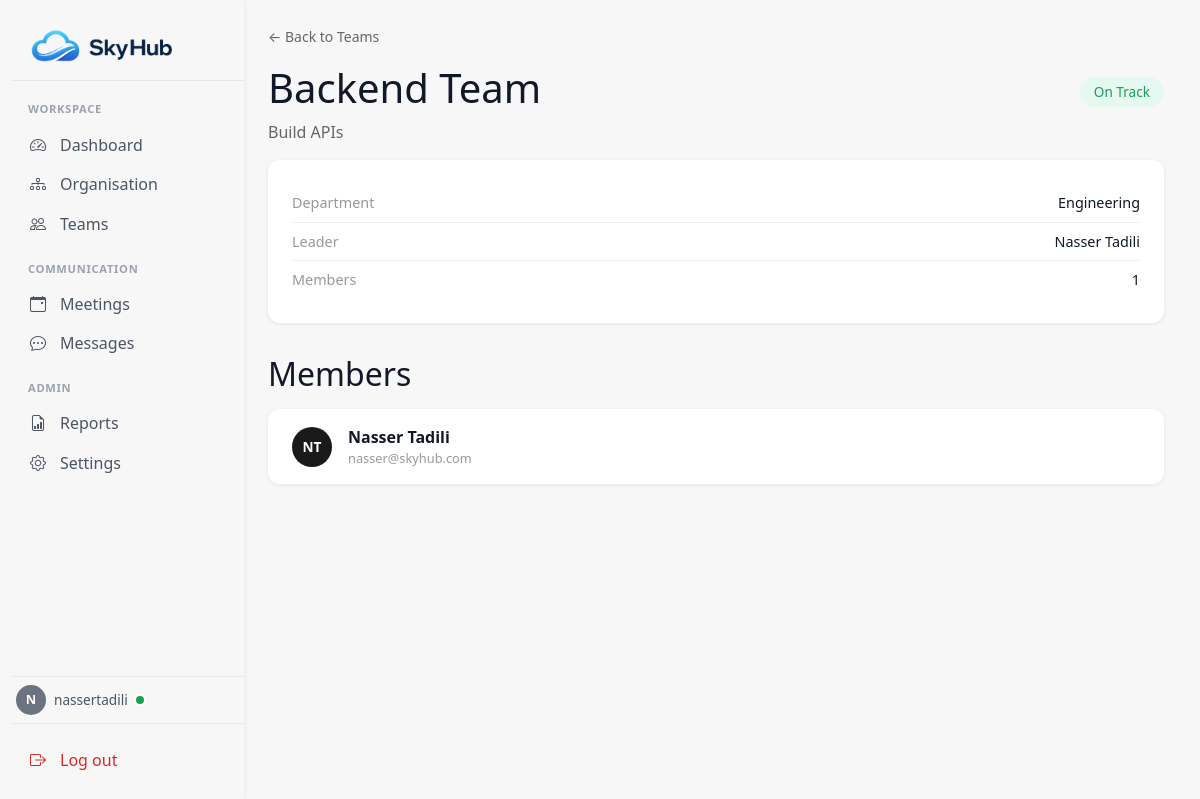
Page /teams/1/ (signed in) on the earlier database version.
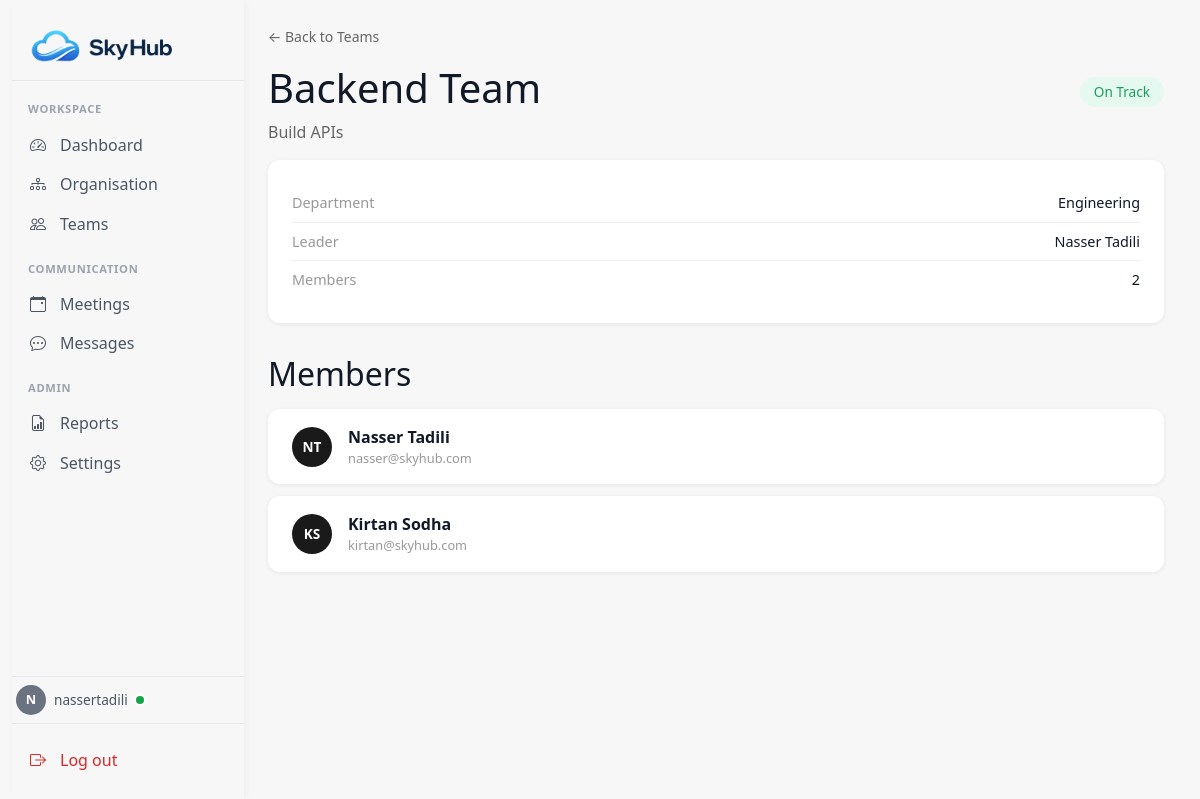
Same page on the later database version.
### main/models.py (models this page shows, shortened)
class Team(models.Model):
  STATUS_CHOICES = [
    ('on_track', 'On Track'),
    ('at_risk', 'At Risk'),
    ('blocked', 'Blocked')
  ]
  team_name = models.CharField(max_length=50)
  mission = models.CharField(max_length=200)
  department_name = models.ForeignKey(Department, on_delete=models.CASCADE, null=True)
  team_leader = models.ForeignKey(User, on_delete=models.SET_NULL, null=True, blank=True)
  status = models.CharField(max_length=20, choices=STATUS_CHOICES)
  created_at = models.DateTimeField(auto_now_add=True)
  updated_at = models.DateTimeField(auto_now=True)
  @property
  def leader_name(self):
    if not self.team_leader:
      return None
    try:
      p = self.team_leader.profile
      return f"{p.first_name} {p.last_name}"
    except Profile.DoesNotExist:
      return self.team_leader.username

class Profile(models.Model):
  user = models.OneToOneField(User, on_delete=models.CASCADE)
  first_name = models.CharField(max_length=20)
  last_name = models.CharField(max_length=20)
  team = models.ForeignKey(
    'Team',
    on_delete=models.SET_NULL,
    null=True,
    blank=True,
    related_name='members'
  )
  department = models.ForeignKey(
    'Department',
    on_delete=models.SET_NULL,
    null=True,
    blank=True,
    related_name='members'
  )
  created_at = models.DateTimeField(auto_now_add=True)
  updated_at = models.DateTimeField(auto_now=True)

class Department(models.Model):
  department_name = models.CharField(max_length=50)
  specialisation = models.CharField(max_length=300)
  department_leader = models.ForeignKey(User, on_delete=models.SET_NULL, null=True)
  def __str__(self):
    return self.department_name

### main/views/teams_views.py (the view)
# urls.py: path('<int:team_id>/', team_detail, name='team_detail'),
@login_required
def team_detail(request, team_id):
    team = get_object_or_404(
        Team.objects.select_related('department_name', 'team_leader__profile').prefetch_related('members__user'),
        id=team_id
    )
    return render(request, 'teams/team_detail.html', {'team': team})

### main/templates/teams/team_detail.html (shortened to what this page needs)
{% extends "base.html" %}
{% block content %}
<a href="{% url 'teams' %}" style="color:#666; text-decoration:none; font-size:0.875rem;">← Back to Teams</a>
<div style="display:flex; justify-content:space-between; align-items:center; margin-top:1rem;">
  <h1>{{ team.team_name }}</h1>
  <span class="status-badge status-{{ team.status }}">
    {% if team.status == 'on_track' %}On Track
    {% elif team.status == 'at_risk' %}At Risk
    {% else %}Blocked{% endif %}
  </span>
</div>
<p style="color:#666;">{{ team.mission }}</p>
<div class="info-card">
  <div class="info-row"><span class="label">Department</span><span>{{ team.department_name }}</span></div>
  <div class="info-row"><span class="label">Leader</span><span>{{ team.leader_name|default:"No leader" }}</span></div>
  <div class="info-row"><span class="label">Members</span><span>{{ team.members.count }}</span></div>
</div>
<h2 style="margin-top:2rem;">Members</h2>
<div class="members-list">
  {% for member in team.members.all %}
  <div class="member-card">
    <div class="avatar">{{ member.first_name.0 }}{{ member.last_name.0 }}</div>
    <div>
      <div style="font-weight:600;">{{ member.first_name }} {{ member.last_name }}</div>
      <div style="color:#999; font-size:0.8rem;">{{ member.user.email }}</div>
    </div>
  </div>
  {% empty %}
  <p style="color:#999;">No members in this team yet.</p>
  {% endfor %}
</div>
{% endblock %}

### main/templates/base.html (shortened to what the changed rows need)
{% load static %}
<!DOCTYPE html>
<html lang="en">
<head>
    <link href="https://cdn.jsdelivr.net/npm/bootstrap@5.3.3/dist/css/bootstrap.min.css" rel="stylesheet">
    <link href="https://cdn.jsdelivr.net/npm/bootstrap-icons@1.11.3/font/bootstrap-icons.min.css" rel="stylesheet">
    <link href="{% static 'main/css/base.css' %}" rel="stylesheet">
</head>
<body>
    <div class="container-fluid">
        <div class="row min-vh-100 flex-nowrap g-0">
            <aside id="skyhubSidebar"
                   class="skyhub-sidebar offcanvas-md offcanvas-start d-md-flex flex-md-column"
                   tabindex="-1"
                   aria-labelledby="skyhubSidebarLabel">
                <div class="offcanvas-body d-flex flex-column">
                    {% if request.user.is_authenticated %}
                        {% with profile=request.user.profile %}
                        <div class="mt-auto">
                            <div class="skyhub-user d-flex align-items-center gap-2 mb-2">
                                <div class="skyhub-avatar" aria-hidden="true">
                                    {% if profile %}{{ profile.first_name|first|upper }}{% else %}{{ request.user.username|first|upper }}{% endif %}
                                </div>
                                <div class="flex-grow-1" style="min-width: 0;">
                                    <div class="d-flex align-items-center gap-2">
                                    </div>
                                </div>
                            </div>
                        </div>
                        {% endwith %}
                    {% endif %}
                </div>
            </aside>
            <main class="skyhub-main col min-vh-100 p-4">
                {% block content %}{% endblock %}
            </main>
        </div>
    </div>
</body>
</html>

Differences in the rows shown:
computed for Team "Backend Team": members.count "1" → "2"
added Profile: first_name.0 "K", last_name.0 "S", first_name "Kirtan", last_name "Sodha", user.email "kirtan@skyhub.com"
